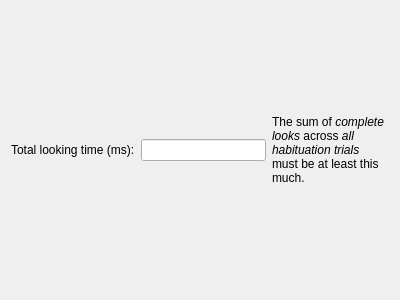
<?xml version="1.0" encoding="UTF-8"?>
<ui version="4.0">
 <class>PhaseWPHabit2</class>
 <widget class="QWizardPage" name="PhaseWPHabit2">
  <property name="geometry">
   <rect>
    <x>0</x>
    <y>0</y>
    <width>400</width>
    <height>300</height>
   </rect>
  </property>
  <property name="windowTitle">
   <string>WizardPage</string>
  </property>
  <property name="title">
   <string>Habituation phase</string>
  </property>
  <property name="subTitle">
   <string>Enter details for this habituation criteria</string>
  </property>
  <attribute name="pageId">
   <string notr="true">5</string>
  </attribute>
  <layout class="QVBoxLayout" name="verticalLayout">
   <item>
    <layout class="QHBoxLayout" name="horizontalLayout_8">
     <item>
      <widget class="QLabel" name="label_11">
       <property name="text">
        <string>Total looking time (ms):</string>
       </property>
      </widget>
     </item>
     <item>
      <widget class="QLineEdit" name="lineeditTotalLookingTime"/>
     </item>
     <item>
      <widget class="QLabel" name="label_12">
       <property name="text">
        <string>&lt;html&gt;&lt;head/&gt;&lt;body&gt;&lt;p&gt;The sum of &lt;span style=&quot; font-style:italic;&quot;&gt;complete looks&lt;/span&gt; across &lt;span style=&quot; font-style:italic;&quot;&gt;all habituation trials&lt;/span&gt; must be at least this much.&lt;/p&gt;&lt;/body&gt;&lt;/html&gt;</string>
       </property>
       <property name="wordWrap">
        <bool>true</bool>
       </property>
      </widget>
     </item>
    </layout>
   </item>
  </layout>
 </widget>
 <resources/>
 <connections/>
</ui>
